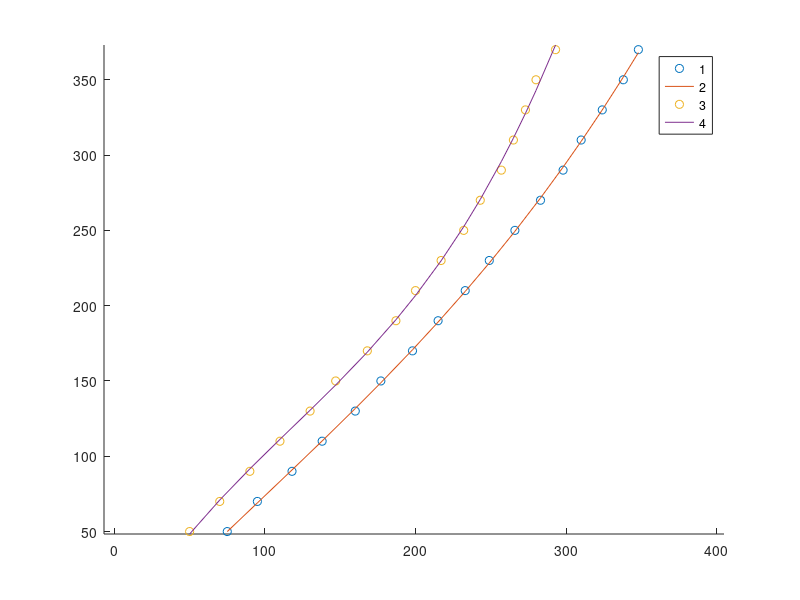

Reproduce this figure in MATLAB.
clear
data1 = [5 7 9 11 13 15 17 19 21 23 25 27 29 31 33 35 37;
    7.5 9.5 11.8 13.8 16 17.7 19.8 21.5 23.3 24.9 26.6 28.3 29.8 31. 32.4 33.8 34.8];
data2 = [5 7 9 11 13 15 17 19 21 23 25 27 29 31 33 35 37;
     5 7 9 11 13 14.7 16.8 18.7 20.0 21.7 23.2 24.3 25.7 26.5 27.3 28.0 29.3];
y1 = data1(1,:)*10;
x1 = data1(2,:)*10;

p = polyfit(x1,y1,3);
yp = polyval(p,x1);
clf
hold on
plot(x1,y1,'o')
plot(x1,yp)
%legend('1','2')
% plot(data1(1,:),data1(1,:) - data1(2,:))
shg

y2 = data2(1,:)*10;
x2 = data2(2,:)*10;
p = polyfit(x2,y2,3);
yp = polyval(p,x2);
%clf
hold on
plot(x2,y2,'o')
plot(x2,yp)
legend('1','2','3','4')
% plot(data1(1,:),data1(1,:) - data1(2,:))
axis equal
shg